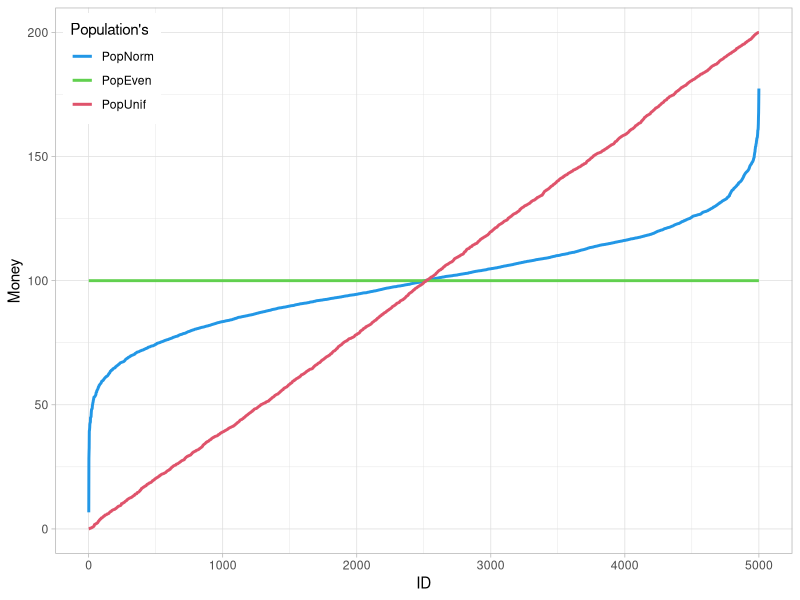

Reproduce this figure in R.
## ---- chunk 1
library(ggplot2)
library(tidyr)
library(dplyr)
## ---- chunk 2
nA = 5000         # number of Agents
ID = seq_len(nA)  # ID of the Agents
M0pop = 100       # Mean amount of Money in the Start-Population


# generating Start-Population

CHF_T0 <- data.frame( ID = ID,
                      PopNorm = sort(
                                 rnorm(nA, mean = M0pop, sd = 0.2 * M0pop)
                                ),
                       PopUnif = sort(
                                  runif(nA, min = 0, max = M0pop *2)
                                ),
                       PopEven = rep(M0pop, times = nA)
                       )
## ---- chunk 3
Fig01 <- pivot_longer(data.frame(CHF_T0),
                      cols = !matches("ID"),
                      names_to = "Population",
                      values_to = "Money"
                      )

Fig01$Population <- factor(Fig01$Population,
                           levels = c("PopNorm",
                                      "PopEven",
                                      "PopUnif")
                          )

ggplot(data = Fig01, aes(x = ID, y = Money, color = Population)) +
  geom_line(linewidth = 1) +
  scale_color_manual(name = "Population's",
                     values = c("PopNorm" = 4,
                                "PopEven" = 3,
                                "PopUnif" = 2)) +
  theme_light() +
  theme(legend.position = c(0.01, 0.99),
        legend.justification = c(0, 1),
        legend.background = element_rect(fill = "white"))
